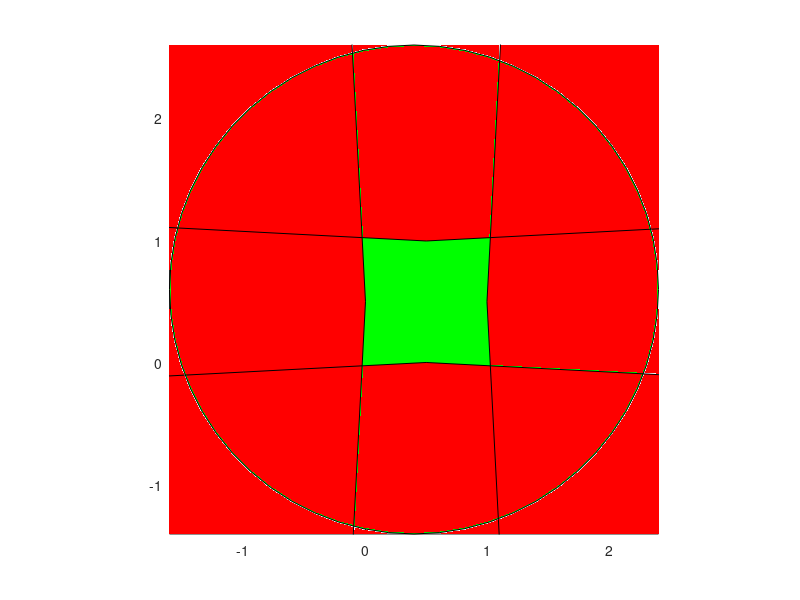

The MATLAB source for this figure:
clc; clear; close all;

% Any points P (first point == last point):
%P = [0 0; 0.5 0.75; 1 1; 1.5 0.5; 1.5 -0.5; 1.25 0.3; 1 0; 1.25 -0.3; 1 -1; 0 0];
%P = [0 0; 0 1; 0.5 2; 3 0.5; 2 -3; 0 0];
P = [0 0; 0 1; 1 1; 1 0; 0 0];
% Points k defining a convex polygon:
k = convhull(P);
points = P(k,:);
number_points = length(k);
inner_point = mean(points,1); % always inside the polygone

max_points = max(points);
min_points = min(points);
radius = sum(max_points)-sum(min_points);
large_radius = 20*radius;

X = zeros(number_points-1,1);
Y = zeros(number_points-1,1);
radii = ones(number_points-1,1)*large_radius;


figure
hold on

% Define red circles to approximate convex polygone
for i = 1:number_points-1
    x1 = points(i,1);
    y1 = points(i,2);
    x2 = points(i+1,1);
    y2 = points(i+1,2);
    tx = x2-x1;
    ty = y2-y1;
    midx = x1+tx/2;
    midy = y1+ty/2;
    c_square = (tx/2)^2+(ty/2)^2;
    abs_t = sqrt(tx^2+ty^2);
    tx = tx/abs_t;
    ty = ty/abs_t;
    nx1 = -ty;
    ny1 = tx;
    nx2 = ty;
    ny2 = -tx;
    distance_center = sqrt(large_radius^2-c_square);
    cx1 = midx+distance_center*nx1;
    cy1 = midy+distance_center*ny1;
    cx2 = midx+distance_center*nx2;
    cy2 = midy+distance_center*ny2;
    if (inner_point(1)-cx1)^2+(inner_point(2)-cy1)^2 > (inner_point(1)-cx2)^2+(inner_point(2)-cy2)^2
        X(i) = cx1;
        Y(i) = cy1;
    else
        X(i) = cx2;
        Y(i) = cy2;
    end
end


xlim([inner_point(1)-radius,inner_point(1)+radius])
ylim([inner_point(2)-radius,inner_point(2)+radius])
axis square
% viscircles([X, Y],radii,'Color','r')
% viscircles([inner_point(1), inner_point(2)],radius,'Color','g')
% scatter(inner_point(1),inner_point(2))
% plot(points(:,1),points(:,2),'linewidth',1,'color','blue')
rectangle('Position',[inner_point(1)-radius,inner_point(2)-radius,2*radius,2*radius],'Curvature',[1,1], 'FaceColor','g'); % 'EdgeColor','g'
for i = 1:number_points-1
    rectangle('Position',[X(i)-radii(i),Y(i)-radii(i),2*radii(i),2*radii(i)],'Curvature',[1,1], 'FaceColor','r'); % 'EdgeColor','g'
end
hold off

%Note: inaccuracy in plot probably only visual problem (or round-off error)
%For small red circles, it works perfectly